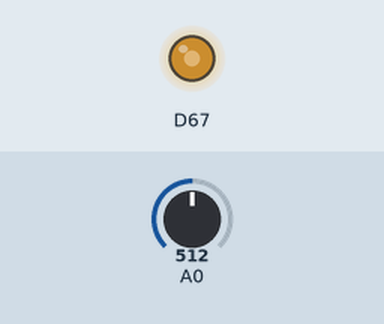
A sketch run on a simulated Arduino Due. Shown: output pins drawn as LEDs (lit = HIGH). The test bench sets the inputs (shaded band); at power-on: A0 = 512 (analog values on the 0–1023 scale). What the sketch prints to the serial monitor is not drawn.

Above: at 1.2 s.
1.3 s: A0 set to 0
At 2.5 s:
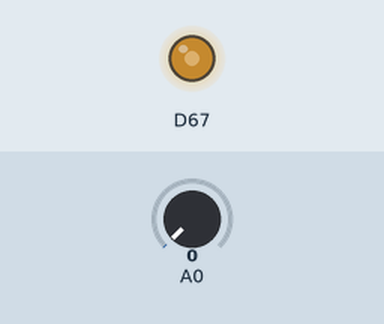
2.8 s: A0 set to 511
At 4.1 s:
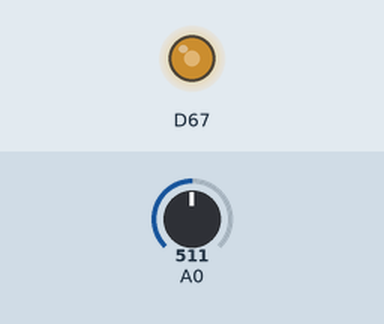
Timing chart, 0 to 5.8 s (numbered marks = the images above; inputs shaded):
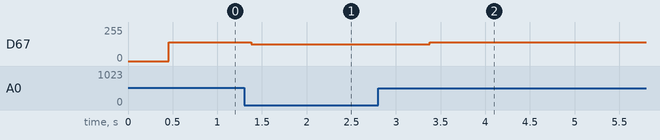

Measured:
- after the input at 1.3 s, D67: 140/255 → 127/255 after 0.08 s
- after the input at 2.8 s, D67: 127/255 → 140/255 after 0.58 s

The sketch:

Ex3.ino
```cpp
#include <math.h>

//Variaveis de Input
float Amp = 0.5; //Amplitude do Oscilador
int fc = 1000; //Frequencia para cortar

//Variaveis globais
int fs=10000;
float Wc=(2*PI*fc)/fs;
float Out[3]={0,0,0};
float In[3]={0,0,0};
float rz = 0.98;
float rp = 0.999;

void setup() {
  analogWriteResolution(12);// Resolução máxima para output
  analogReadResolution(12); //Resolução máxima para input
  Serial.begin(9600);
}

void loop() {
  //Criacao do gerador do sinal
  In[0] = analogRead(A0)/2048.0;
  //Criacao do complexo Z
  Out[0] = In[0]-(2*cos(Wc)*rz*In[1])+(rz*rz*In[2])+(2*rp*cos(Wc)*Out[1])-((rp*rp)*Out[2]);
  //Reiniciar Arrays do Complexo
  Out[2] = Out[1];
  Out[1] = Out[0];
  In[2]=In[1];
  In[1]=In[0];
  Serial.println(Out[0]);
  analogWrite(DAC1,(((Out[0]/9.9562)+1.0)*2048.0));
  delayMicroseconds((1/fs)*10^6);
}
```
